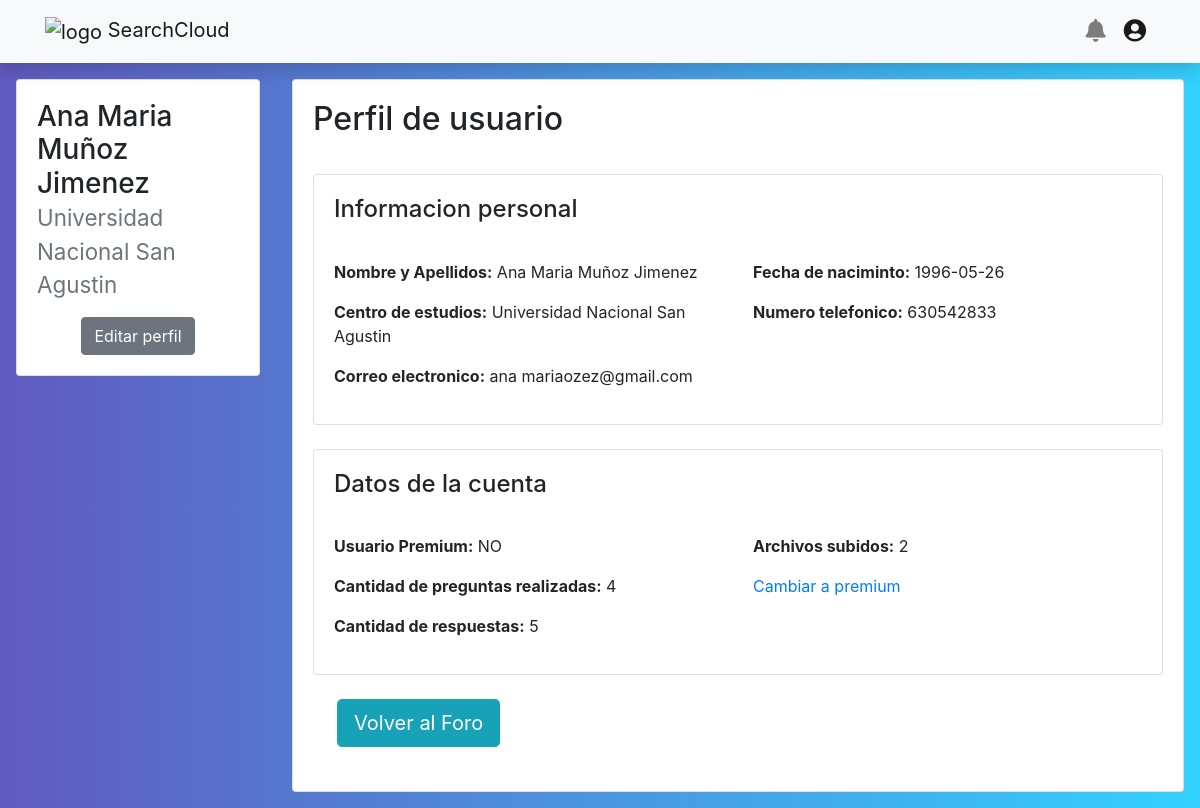
Page /profile.php (signed in) on the committed database.
### tables this page shows
CREATE TABLE IF NOT EXISTS `usuario` (
  `idUsuario` int(11) NOT NULL AUTO_INCREMENT,
  `nombre` varchar(60) NOT NULL,
  `apellido` varchar(60) NOT NULL,
  `email` varchar(60) NOT NULL,
  `telefono` varchar(13) NOT NULL,
  `password` varchar(250) NOT NULL,
  `fechaNacimiento` date NOT NULL,
  `imagenPerfil` varchar(100) DEFAULT NULL,
  `Universidad_idUniversidad` int(11) NOT NULL,
  `Tarjeta_idTarjeta` int(11) DEFAULT NULL,
  `Genero_idGenero` int(11) NOT NULL,
  PRIMARY KEY (`idUsuario`),
  KEY `fk_Usuario_Universidad1_idx` (`Universidad_idUniversidad`),
  KEY `fk_Usuario_Tarjeta1_idx` (`Tarjeta_idTarjeta`),
  KEY `fk_Usuario_Genero1_idx` (`Genero_idGenero`),
  CONSTRAINT `fk_Usuario_Genero1` FOREIGN KEY (`Genero_idGenero`) REFERENCES `genero` (`idGenero`) ON DELETE NO ACTION ON UPDATE NO ACTION,
  CONSTRAINT `fk_Usuario_Tarjeta1` FOREIGN KEY (`Tarjeta_idTarjeta`) REFERENCES `tarjeta` (`idTarjeta`) ON DELETE NO ACTION ON UPDATE NO ACTION,
  CONSTRAINT `fk_Usuario_Universidad1` FOREIGN KEY (`Universidad_idUniversidad`) REFERENCES `universidad` (`idUniversidad`) ON DELETE NO ACTION ON UPDATE NO ACTION
);

CREATE TABLE IF NOT EXISTS `universidad` (
  `idUniversidad` int(11) NOT NULL AUTO_INCREMENT,
  `nombre` varchar(50) NOT NULL,
  `Ciudad_idCiudad` int(11) NOT NULL,
  PRIMARY KEY (`idUniversidad`),
  KEY `fk_Universidad_Ciudad_idx` (`Ciudad_idCiudad`),
  CONSTRAINT `fk_Universidad_Ciudad` FOREIGN KEY (`Ciudad_idCiudad`) REFERENCES `ciudad` (`idCiudad`) ON DELETE NO ACTION ON UPDATE NO ACTION
);

### models/admin-usuario.php (called while the page is built)
<?php
include_once "usuario.php";
class AdminUsuario
{
    private $conexion;
    public function __construct($conexion)
    {
        $this->conexion = $conexion;
    }
    public function getUsuarioById($idUsuarioSesion)
    {
        $records = $this->conexion->prepare('SELECT * FROM `usuario` WHERE `idUsuario`=:idUsuario');
        $records->bindParam(':idUsuario', $idUsuarioSesion);
        $records->execute();
        $results = $records->fetch(PDO::FETCH_ASSOC);
        if (count($results) > 0) {
          $datosUsuario = $results;
        }
        $idUsuario = $datosUsuario["idUsuario"];
        $nombre = $datosUsuario["nombre"];
        $apellido = $datosUsuario["apellido"];
        $email = $datosUsuario["email"];
        $telefono = $datosUsuario["telefono"];
        $password = $datosUsuario["password"];
        $fechaNacimiento = $datosUsuario["fechaNacimiento"];
        $imagenPerfil = $datosUsuario["imagenPerfil"];
        $Universidad_idUniversidad = $datosUsuario["Universidad_idUniversidad"];
        $Tarjeta_idTarjeta = $datosUsuario["Tarjeta_idTarjeta"];
        $Genero_idGenero = $datosUsuario["Genero_idGenero"];
        $usuario = new Usuario($idUsuario, $nombre, $apellido, $email, $telefono, $password, $fechaNacimiento, $imagenPerfil, $Universidad_idUniversidad, $Tarjeta_idTarjeta, $Genero_idGenero);
        return $usuario;
    }
}
?>

### models/usuario.php (called while the page is built, shortened)
<?php
class Usuario
{
    private $nombre;
    private $apellido;
    private $email;
    private $telefono;
    private $fechaNacimiento;
    private $Universidad_idUniversidad;
    private $Tarjeta_idTarjeta;
    function __construct($idUsuario, $nombre, $apellido, $email, $telefono, $password, $fechaNacimiento, $imagenPerfil, $Universidad_idUniversidad, $Tarjeta_idTarjeta, $Genero_idGenero)
    {
        $this->nombre = $nombre;
        $this->apellido = $apellido;
        $this->email = $email;
        $this->telefono = $telefono;
        $this->fechaNacimiento = $fechaNacimiento;
        $this->Universidad_idUniversidad = $Universidad_idUniversidad;
        $this->Tarjeta_idTarjeta = $Tarjeta_idTarjeta;
    }
    public function getNombre()
    {
        return $this->nombre;
    }
    public function getApellido()
    {
        return $this->apellido;
    }
    public function getEmail()
    {
        return $this->email;
    }
    public function getTelefono()
    {
        return $this->telefono;
    }
    public function getFechaNacimiento()
    {
        return $this->fechaNacimiento;
    }
    public function getUniversidad_idUniversidad()
    {
        return $this->Universidad_idUniversidad;
    }
    public function getTarjeta_idTarjeta()
    {
        return $this->Tarjeta_idTarjeta;
    }
}
 ?>

### functions/get-functions.php (called while the page is built, shortened)
<?php
class GetById
{
    private $conexion;
    function __construct($conexion) {
        $this->conexion = $conexion;
    }
    public function getNombreUniversidad($Universidad_idUniversidad)
    {
        $sqlUniv = "SELECT `nombre` FROM `universidad` WHERE `idUniversidad`=:Universidad_idUniversidad";
        $registroUniv = $this->conexion->prepare($sqlUniv);
        $registroUniv->bindParam(":Universidad_idUniversidad", $Universidad_idUniversidad);
        $registroUniv->execute();
        $resultsUniv = $registroUniv->fetch(PDO::FETCH_ASSOC);
        $nombreUniversidad = $resultsUniv["nombre"];
        return $nombreUniversidad;
    }
}
 ?>

### profile.php (the view, shortened to what this page needs)
<?php
    require "models/admin-usuario.php";
    require "functions/get-functions.php";
    $conexion = abrirConexion();
?>
<?php
    if (isset($_SESSION['idUsuario'])) {
        $adminUsuario = new AdminUsuario($conexion);
        $usuario = $adminUsuario->getUsuarioById($_SESSION["idUsuario"]);
    } else {
        header("Location: login.php");
    }
?>
<?php
    $getById = new GetById($conexion);
?>
<!DOCTYPE html>
<html lang="es">
<head>
    <link rel="stylesheet" href="assets/css/bootstrap.min.css">
    <link rel="stylesheet" href="assets/fa/css/all.min.css">
    <link rel="stylesheet" href="assets/css/custom/profile-style.css">
</head>
<body>
    <?php require "partials/user-navbar.php" ?>
    <div class="layout-container">
        <div class="left-section p-3">
            <div class="card">
                <div class="card-body">
                    <h3 class="card-title name-user">
                        <?=$usuario->getNombre()?> <?=$usuario->getApellido()?>
                    </h3>
                    <h3 class="card-title">
                        <small class="text-muted"><?=$getById->getNombreUniversidad($usuario->getUniversidad_idUniversidad())?></small>
                    </h3>
                    <div class="container text-center mt-3">
                        <a href="falta-pagina.php" class="btn btn-secondary">Editar perfil</a>
                    </div>
                </div>
            </div>
        </div>
        <div class="rigth-section p-3">
            <div class="card">
                <div class="card-body">
                    <h2 class="card-title">
                        Perfil de usuario
                    </h2>
                    <br>
                    <div class="card">
                        <div class="card-body">
                            <h4 class="card-title">Informacion personal</h4>
                            <br>
                            <div class="row">
                                <div class="card-text col">
                                    <p><span style="font-weight: bold;">Nombre y Apellidos:</span> <?=$usuario->getNombre()?> <?=$usuario->getApellido()?></p>
                                    <p><span style="font-weight: bold;">Centro de estudios:</span> <?=$getById->getNombreUniversidad($usuario->getUniversidad_idUniversidad())?></p>
                                    <p><span style="font-weight: bold;">Correo electronico:</span> <?=$usuario->getEmail()?></p>
                                </div>
                                <div class="card-text col">
                                    <p><span style="font-weight: bold;">Fecha de naciminto:</span> <?=$usuario->getFechaNacimiento()?></p>
                                    <p><span style="font-weight: bold;">Numero telefonico:</span> <?=$usuario->getTelefono()?></p>
                                </div>
                            </div>
                        </div>
                    </div>
                    <br>
                    <div class="card">
                        <div class="card-body">
                            <h4 class="card-title">Datos de la cuenta</h4>
                            <br>
                            <div class="row">
                                <div class="card-text col">
                                    <p>
                                        <span style="font-weight: bold;">Usuario Premium:</span>
                                        <?php if(!empty($usuario->getTarjeta_idTarjeta())): ?>
                                            SI
                                        <?php else: ?>
                                            NO
                                        <?php endif; ?>
                                    </p>
                                    <p><span style="font-weight: bold;">Cantidad de preguntas realizadas:</span> 4</p>
                                    <p><span style="font-weight: bold;">Cantidad de respuestas:</span> 5</p>
                                </div>
                                <div class="card-text col">
                                    <p><span style="font-weight: bold;">Archivos subidos:</span> 2</p>
                                    <p><a href="main.php">Cambiar a premium</a></p>
                                </div>
                            </div>
                        </div>
                    </div>
                    <div class="btn-conainer p-4">
                        <a class="btn btn-info btn-lg" href="main.php" role="button">Volver al Foro</a>
                    </div>
                </div>
            </div>
        </div>
    </div>
</body>
</html>

### assets/css/custom/profile-style.css (style rules this page uses)
body { background: -webkit-linear-gradient(left, rgba(57, 49, 175, 0.8), rgba(0, 198, 255, 0.8)); }
.layout-container { display: flex; flex-wrap: wrap; }
.left-section { width: 100%; }
@media screen and (min-width: 468px) { .left-section { width: 420px; } }
@media screen and (min-width: 850px) { .left-section { width: 40%; } }
@media screen and (min-width: 992px) { .left-section { width: 30%; } }
@media screen and (min-width: 1120px) { .left-section { width: 23%; } }
@media screen and (min-width: 1120px) { .rigth-section { width: 77%; } }
.name-user { margin: 0; }

### rows in the picture
usuario: nombre "Ana Maria", apellido "Muñoz Jimenez", Universidad_idUniversidad.nombre "Universidad Nacional San Agustin", email "ana mariaozez@gmail.com", fechaNacimiento "1996-05-26", telefono "630542833"
